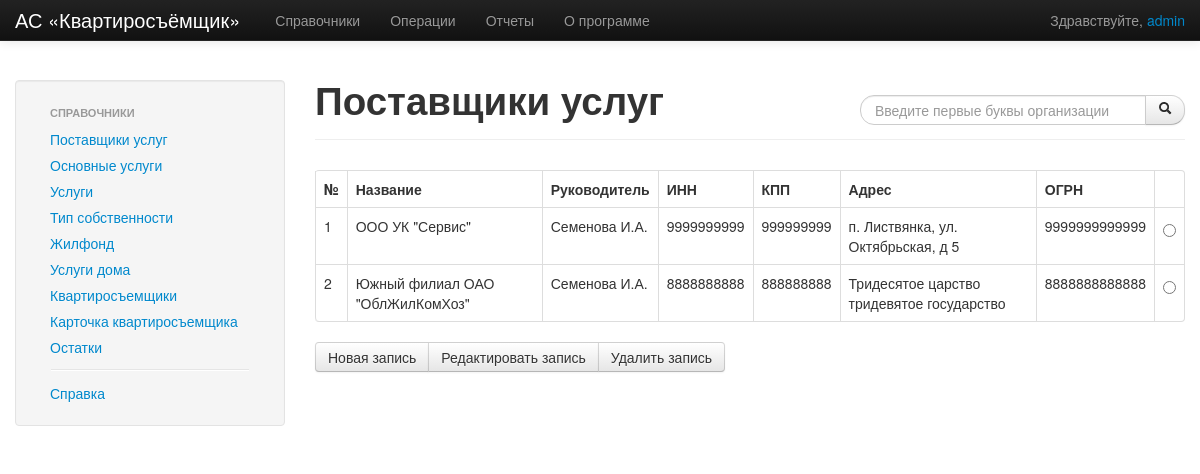
Screenshot of /index.php?page=spravochnik&db=company (signed in) with the database file from the repository.
### tables this page shows
CREATE TABLE IF NOT EXISTS `company` (
  `id_company` int(11) NOT NULL AUTO_INCREMENT,
  `name_company` text NOT NULL,
  `surname_accountant` text NOT NULL,
  `inn` bigint(12) NOT NULL,
  `kpp` bigint(9) NOT NULL,
  `adress` text NOT NULL,
  `ogrn` bigint(13) NOT NULL,
  PRIMARY KEY (`id_company`)
);

### sprav/company.php (the view, shortened to what this page needs)
<?php
if ($_GET['db']=='company') {
	include_once __DIR__.'/../db.php';
	switch ($_GET['action']) {
		default:
			$company = showtable_company($my);
			break;
	}
}
function showtable_company($my) {
	if (!isset($_GET['check'])) {
		$company.= '<form class="form-search pull-right" style="margin-top:35px"><div class="input-append">';
		$company.= '<input type="text" class="span3 search-query" id="company_search_text"
					placeholder="Введите первые буквы организации">';
		$company.= '<button type="button" class="btn" id="company_search"><i class="icon-search"></i></button>';
		$company.= '</div></form>';
	}
	$company.= "<div class=\"page-header\">";
	$company.= "<h1>Поставщики услуг</h1>";
	$company.= "</div>";
	if (((!isset($_GET['search'])) && (!isset($_GET['check']))) || (($_GET['search'] == '') &&  (!isset($_GET['check']))))
		$q=$my->query('SELECT  * FROM  `company`');
	$company.= "<form name='table' action='index.php' method='get'>";
	$company.= "<input type='hidden' name='page' value=".$_GET['page'].">";
	$company.= "<input type='hidden' name='db' value=".$_GET['db'].">";
	$company.= "<input type='hidden' name='action' value=edit.show>";
	$company.= "<table class='table table-bordered table-hover'>";
	$company.= "<tr>";
	$company.= " <th>№</th>";
	$company.= " <th>Название</th>";
	$company.= " <th>Руководитель</th>";
	$company.= " <th>ИНН</th>";
	$company.= " <th>КПП</th>";
	$company.= " <th>Адрес</th>";
	$company.= " <th>ОГРН</th>";
	$company.= "<th></th>";
	$company.= "</tr>";
	$k=1;
	while (@$row=$q->fetch_assoc()) {
	  	$company.= "<tr>";
	  	$company.= "<td>".$k."</td>";
	  	$company.= "<td>".$row['name_company']."</td>";
	  	$company.= "<td>".$row['surname_accountant']."</td>";
	  	$company.= "<td>".$row['inn']."</td>";
	  	$company.= "<td>".$row['kpp']."</td>";
	  	$company.= "<td>".$row['adress']."</td>";
	  	$company.= "<td>".$row['ogrn']."</td>";
	    if (!isset($_GET['check']))
		  	$company.= "<td><input type='radio' name = 'check' value=".$row['id_company']."></td>";
	    else
		    $company.= "<td><input type='radio' name = 'check' value=".$row['id_company']." checked></td>";
	    $company.= "</tr>";
	    $k++;
	}
	$company.= "</table>";
	if (!isset($_GET['action']) || ($_GET['action']=='cancel') || ($_GET['action']=='search')) {
		$company.= '<div class="btn-group">';
		$company.= '<button type="button" class="btn" id="com_new">Новая запись</button>';
		$company.= '<button type="button" class="btn" id="com_edit">Редактировать запись</button>';
		$company.= '<button type="button" class="btn" id="com_del">Удалить запись</button>';
		$company.= '</div>';
	}
	$company.= "</form>";
	return $company;
}
?>

### css/application.css (style rules this page uses)
body { padding-top: 60px; padding-bottom: 40px; }
.subnav { margin-top: 20px; }

### rows the page displays
company: name_company "ООО УК \"Сервис\"", surname_accountant "Семенова И.А.", inn "9999999999", kpp "999999999", adress "п. Листвянка, ул. Октябрьская, д 5", ogrn "9999999999999"
company: name_company "Южный филиал ОАО \"ОблЖилКомХоз\"", surname_accountant "Семенова И.А.", inn "8888888888", kpp "888888888", adress "Тридесятое царство тридевятое государство", ogrn "8888888888888"

### other values shown
$_SESSION['login'] "admin"
